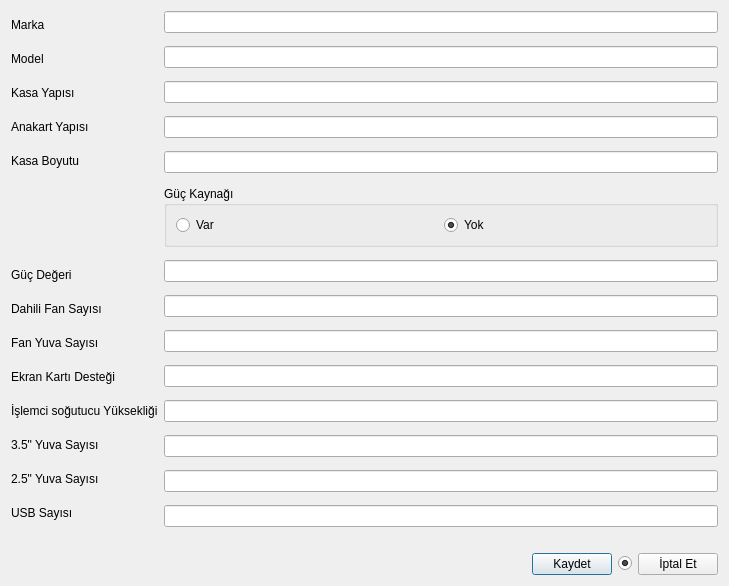
<?xml version="1.0" encoding="UTF-8"?>
<ui version="4.0">
 <class>TKNKasaPencere</class>
 <widget class="QDialog" name="TKNKasaPencere">
  <property name="geometry">
   <rect>
    <x>0</x>
    <y>0</y>
    <width>729</width>
    <height>586</height>
   </rect>
  </property>
  <property name="windowTitle">
   <string>Dialog</string>
  </property>
  <layout class="QVBoxLayout" name="verticalLayout_3">
   <item>
    <layout class="QHBoxLayout" name="horizontalLayout_3">
     <item>
      <layout class="QVBoxLayout" name="verticalLayout">
       <item>
        <widget class="QLabel" name="label">
         <property name="text">
          <string>Marka</string>
         </property>
         <property name="buddy">
          <cstring>lineEdit</cstring>
         </property>
        </widget>
       </item>
       <item>
        <widget class="QLabel" name="label_2">
         <property name="text">
          <string>Model</string>
         </property>
         <property name="buddy">
          <cstring>lineEdit_2</cstring>
         </property>
        </widget>
       </item>
       <item>
        <widget class="QLabel" name="label_3">
         <property name="text">
          <string>Kasa Yapısı</string>
         </property>
         <property name="buddy">
          <cstring>lineEdit_3</cstring>
         </property>
        </widget>
       </item>
       <item>
        <widget class="QLabel" name="label_4">
         <property name="text">
          <string>Anakart Yapısı</string>
         </property>
         <property name="buddy">
          <cstring>lineEdit_4</cstring>
         </property>
        </widget>
       </item>
       <item>
        <widget class="QLabel" name="label_5">
         <property name="text">
          <string>Kasa Boyutu</string>
         </property>
         <property name="buddy">
          <cstring>lineEdit_5</cstring>
         </property>
        </widget>
       </item>
       <item>
        <spacer name="verticalSpacer_2">
         <property name="orientation">
          <enum>Qt::Vertical</enum>
         </property>
         <property name="sizeType">
          <enum>QSizePolicy::Ignored</enum>
         </property>
         <property name="sizeHint" stdset="0">
          <size>
           <width>20</width>
           <height>40</height>
          </size>
         </property>
        </spacer>
       </item>
       <item>
        <spacer name="verticalSpacer">
         <property name="orientation">
          <enum>Qt::Vertical</enum>
         </property>
         <property name="sizeType">
          <enum>QSizePolicy::Minimum</enum>
         </property>
         <property name="sizeHint" stdset="0">
          <size>
           <width>20</width>
           <height>40</height>
          </size>
         </property>
        </spacer>
       </item>
       <item>
        <widget class="QLabel" name="label_6">
         <property name="text">
          <string>Güç Değeri</string>
         </property>
         <property name="buddy">
          <cstring>lineEdit_6</cstring>
         </property>
        </widget>
       </item>
       <item>
        <widget class="QLabel" name="label_7">
         <property name="text">
          <string>Dahili Fan Sayısı</string>
         </property>
         <property name="buddy">
          <cstring>lineEdit_7</cstring>
         </property>
        </widget>
       </item>
       <item>
        <widget class="QLabel" name="label_8">
         <property name="text">
          <string>Fan Yuva Sayısı</string>
         </property>
         <property name="buddy">
          <cstring>lineEdit_8</cstring>
         </property>
        </widget>
       </item>
       <item>
        <widget class="QLabel" name="label_9">
         <property name="text">
          <string>Ekran Kartı Desteği</string>
         </property>
         <property name="buddy">
          <cstring>lineEdit_9</cstring>
         </property>
        </widget>
       </item>
       <item>
        <widget class="QLabel" name="label_10">
         <property name="text">
          <string>İşlemci soğutucu Yüksekliği</string>
         </property>
         <property name="buddy">
          <cstring>lineEdit_10</cstring>
         </property>
        </widget>
       </item>
       <item>
        <widget class="QLabel" name="label_11">
         <property name="text">
          <string>3.5&quot; Yuva Sayısı</string>
         </property>
         <property name="buddy">
          <cstring>lineEdit_11</cstring>
         </property>
        </widget>
       </item>
       <item>
        <widget class="QLabel" name="label_12">
         <property name="text">
          <string>2.5&quot; Yuva Sayısı</string>
         </property>
         <property name="buddy">
          <cstring>lineEdit_12</cstring>
         </property>
        </widget>
       </item>
       <item>
        <widget class="QLabel" name="label_13">
         <property name="text">
          <string>USB Sayısı</string>
         </property>
         <property name="buddy">
          <cstring>lineEdit_13</cstring>
         </property>
        </widget>
       </item>
      </layout>
     </item>
     <item>
      <layout class="QVBoxLayout" name="verticalLayout_2">
       <property name="spacing">
        <number>13</number>
       </property>
       <item>
        <widget class="QLineEdit" name="lineEdit"/>
       </item>
       <item>
        <widget class="QLineEdit" name="lineEdit_2"/>
       </item>
       <item>
        <widget class="QLineEdit" name="lineEdit_3"/>
       </item>
       <item>
        <widget class="QLineEdit" name="lineEdit_4"/>
       </item>
       <item>
        <widget class="QLineEdit" name="lineEdit_5"/>
       </item>
       <item>
        <widget class="QGroupBox" name="groupBox">
         <property name="title">
          <string>Güç Kaynağı</string>
         </property>
         <layout class="QHBoxLayout" name="horizontalLayout_2">
          <item>
           <layout class="QHBoxLayout" name="horizontalLayout">
            <item>
             <widget class="QRadioButton" name="radioButton_2">
              <property name="enabled">
               <bool>true</bool>
              </property>
              <property name="text">
               <string>Var</string>
              </property>
              <property name="checkable">
               <bool>true</bool>
              </property>
              <property name="autoExclusive">
               <bool>true</bool>
              </property>
             </widget>
            </item>
            <item>
             <widget class="QRadioButton" name="radioButton">
              <property name="acceptDrops">
               <bool>false</bool>
              </property>
              <property name="text">
               <string>Yok</string>
              </property>
              <property name="checked">
               <bool>true</bool>
              </property>
              <property name="autoRepeat">
               <bool>false</bool>
              </property>
             </widget>
            </item>
           </layout>
          </item>
         </layout>
        </widget>
       </item>
       <item>
        <widget class="QLineEdit" name="lineEdit_6"/>
       </item>
       <item>
        <widget class="QLineEdit" name="lineEdit_7"/>
       </item>
       <item>
        <widget class="QLineEdit" name="lineEdit_8"/>
       </item>
       <item>
        <widget class="QLineEdit" name="lineEdit_9"/>
       </item>
       <item>
        <widget class="QLineEdit" name="lineEdit_10"/>
       </item>
       <item>
        <widget class="QLineEdit" name="lineEdit_11"/>
       </item>
       <item>
        <widget class="QLineEdit" name="lineEdit_12"/>
       </item>
       <item>
        <widget class="QLineEdit" name="lineEdit_13"/>
       </item>
      </layout>
     </item>
    </layout>
   </item>
   <item>
    <spacer name="verticalSpacer_3">
     <property name="orientation">
      <enum>Qt::Vertical</enum>
     </property>
     <property name="sizeHint" stdset="0">
      <size>
       <width>20</width>
       <height>40</height>
      </size>
     </property>
    </spacer>
   </item>
   <item>
    <layout class="QHBoxLayout" name="horizontalLayout_4">
     <item>
      <spacer name="horizontalSpacer">
       <property name="orientation">
        <enum>Qt::Horizontal</enum>
       </property>
       <property name="sizeHint" stdset="0">
        <size>
         <width>40</width>
         <height>20</height>
        </size>
       </property>
      </spacer>
     </item>
     <item>
      <widget class="QPushButton" name="pushButton">
       <property name="text">
        <string>Kaydet</string>
       </property>
      </widget>
     </item>
     <item>
      <widget class="QRadioButton" name="radioButton_3">
       <property name="text">
        <string/>
       </property>
       <property name="checked">
        <bool>true</bool>
       </property>
      </widget>
     </item>
     <item>
      <widget class="QPushButton" name="pushButton_2">
       <property name="text">
        <string>İptal Et</string>
       </property>
      </widget>
     </item>
    </layout>
   </item>
  </layout>
 </widget>
 <resources/>
 <connections>
  <connection>
   <sender>pushButton</sender>
   <signal>clicked()</signal>
   <receiver>TKNKasaPencere</receiver>
   <slot>accept()</slot>
   <hints>
    <hint type="sourcelabel">
     <x>525</x>
     <y>564</y>
    </hint>
    <hint type="destinationlabel">
     <x>257</x>
     <y>568</y>
    </hint>
   </hints>
  </connection>
  <connection>
   <sender>pushButton_2</sender>
   <signal>clicked()</signal>
   <receiver>TKNKasaPencere</receiver>
   <slot>reject()</slot>
   <hints>
    <hint type="sourcelabel">
     <x>656</x>
     <y>556</y>
    </hint>
    <hint type="destinationlabel">
     <x>113</x>
     <y>562</y>
    </hint>
   </hints>
  </connection>
  <connection>
   <sender>radioButton</sender>
   <signal>clicked(bool)</signal>
   <receiver>lineEdit_6</receiver>
   <slot>setDisabled(bool)</slot>
   <hints>
    <hint type="sourcelabel">
     <x>470</x>
     <y>226</y>
    </hint>
    <hint type="destinationlabel">
     <x>515</x>
     <y>264</y>
    </hint>
   </hints>
  </connection>
 </connections>
</ui>
